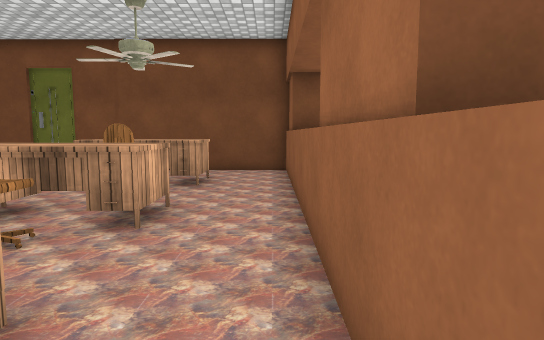
view 1 (above)

16 first-person views from a walk through a Unity game level. The camera is 1.3 m above the floor, tilts 6° down and sees 75° across. The floor is counted in squares, 1 m on a side. Each view is taken from the middle of a square. On the plan, view 1 faces up. The plan holds only what a view shows up to about 15 squares ahead; the rest is blank. The place goes on beyond the plan. The player character is not drawn. Some surface patterns are stand-ins.

view 2
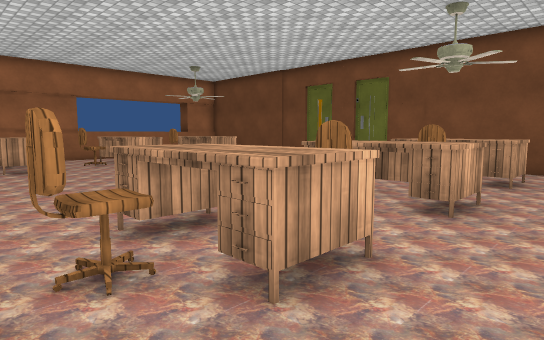

view 3
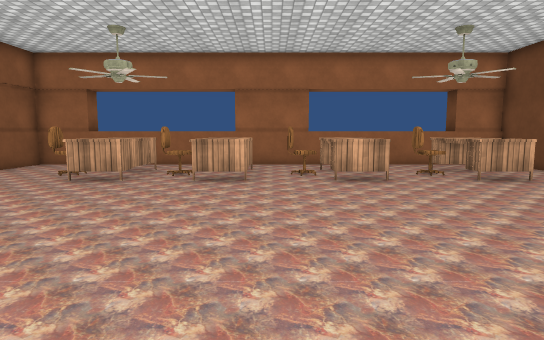

view 4
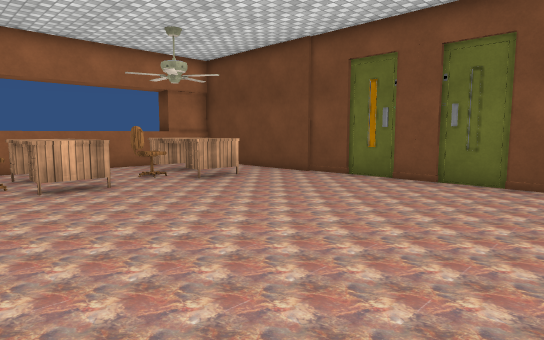

view 5
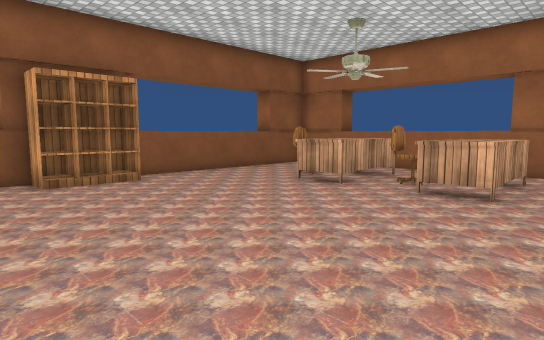

view 6
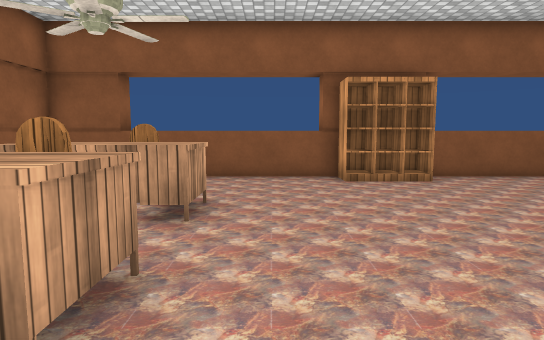

view 7
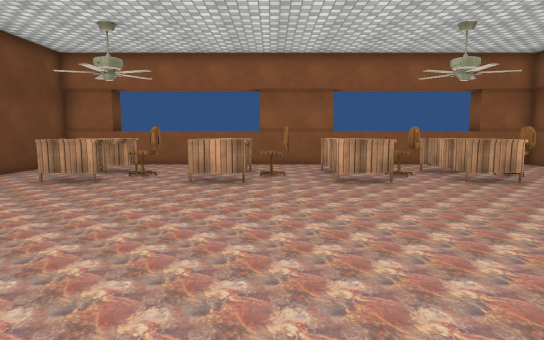

view 8
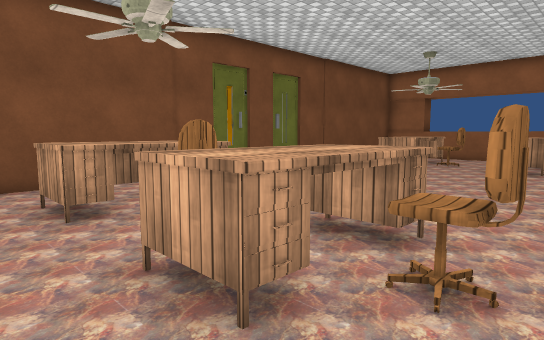

view 9
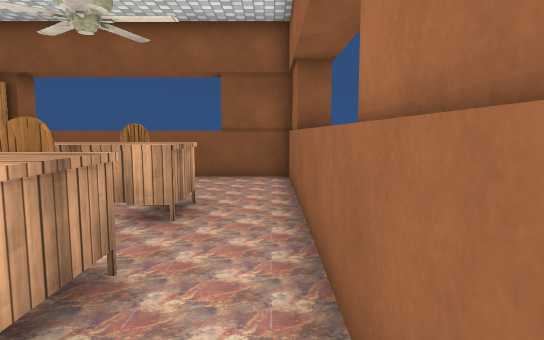

view 10
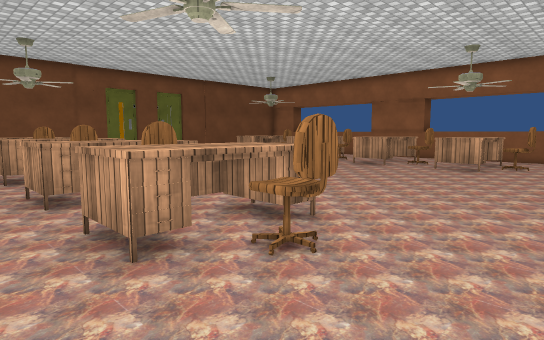

view 11
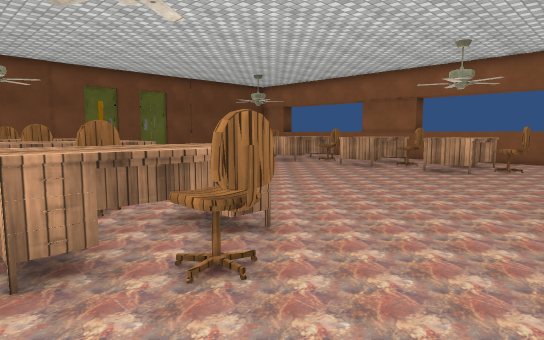

view 12
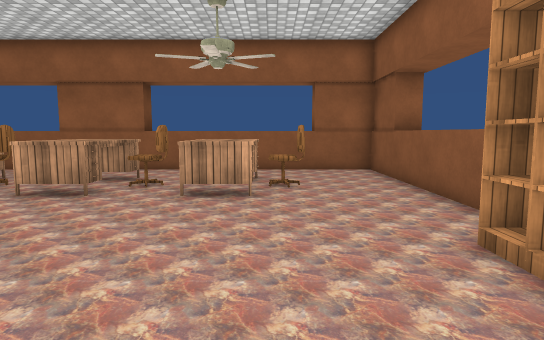

view 13
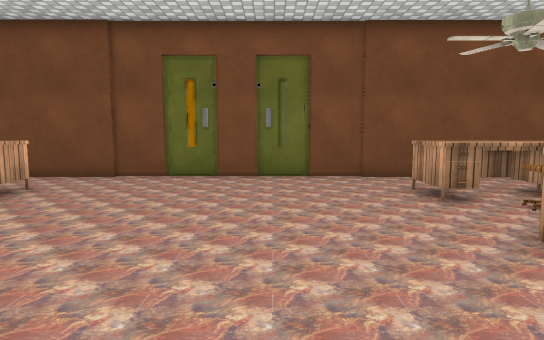

view 14
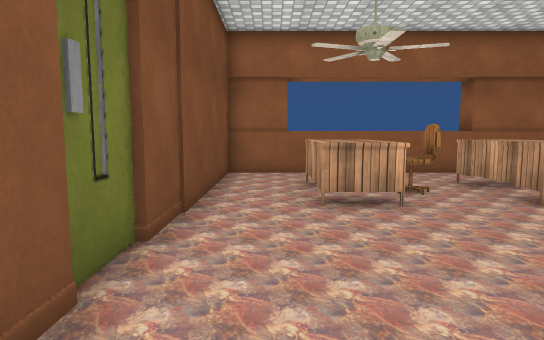

view 15
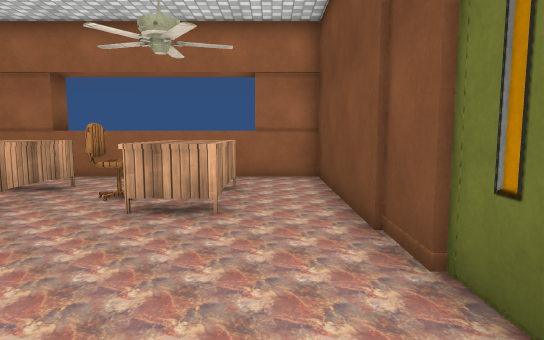

view 16
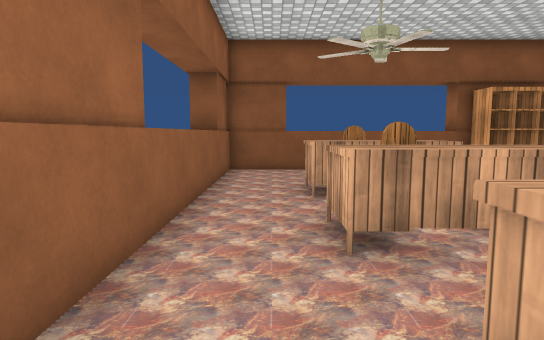

### Floor plan
Key: @ floor where view 1 was taken; # wall or solid block; . floor; ^ raised ledge; E desk; C chair; O other object.
Columns run from 19 left of view 1 to 1 right of it. Each row starts with its distance up from view 1.
 13       #O##OOOO#######
 12 ^######.............#
 11 #...................#
 10 ^..EEE........EEEE..^
  9 ^..EEE........EEEE..^
  8 ^...C...........C...^
  7 ^...................^
  6 ^..EEE........EEEE..^
  5 ^..EEE........EEEE..^
  4 #...C...........C...#
  3 #...................#
  2 #..EEE........EEEE..#
  1 ^..EEE........EEEE..^
  0 ^...C...........C..@^
 -1 ^..EEE........EEEE..^
 -2 ^..EEE........EEEE..^
 -3 ^..ECE.........CCE..^
 -4 ^...C...........C...^
 -5 #...................#
 -6 #........OOO........#
 -7 ###^^^^^^^^^^^^^^^###

Where each view was taken, in squares from view 1:
view 1: 0 up, 0 right, facing up
view 2: 1 down, 0 right, facing up-left
view 3: 3 up, 4 left, facing left
view 4: 3 up, 5 left, facing up-left
view 5: 4 up, 6 left, facing down-left
view 6: 4 up, 6 left, facing down
view 7: 4 up, 14 left, facing right
view 8: 3 up, 18 left, facing up-right
view 9: 4 up, 18 left, facing down
view 10: 6 down, 18 left, facing up-right
view 11: 6 down, 17 left, facing up-right
view 12: 3 down, 12 left, facing right
view 13: 2 up, 8 left, facing up
view 14: 11 up, 11 left, facing right
view 15: 11 up, 8 left, facing left
view 16: 6 up, 1 left, facing down
